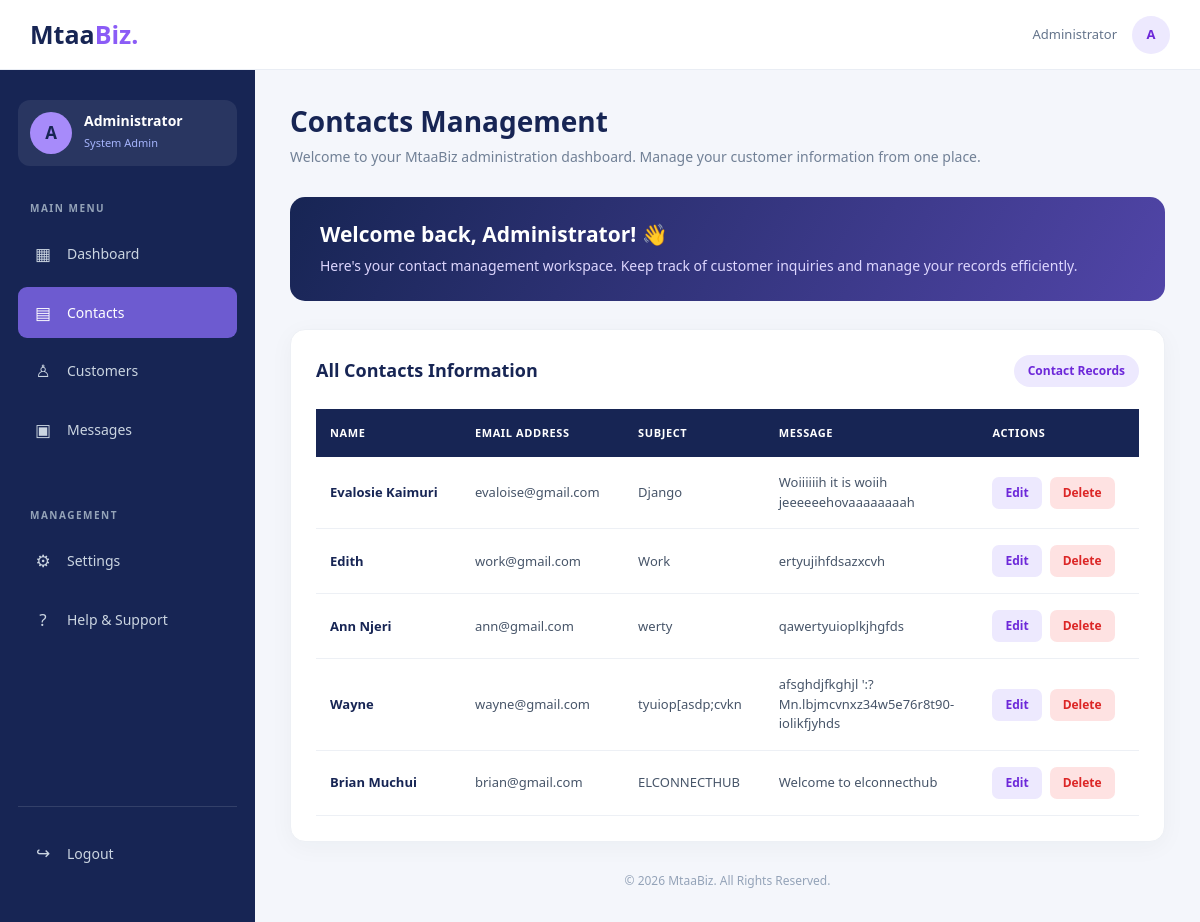
Page /show/ on the committed database.
### myapp/models.py (models this page shows, shortened)
class Contact(models.Model):
     name = models.CharField(max_length=50)
     email = models.EmailField(blank=True, null=True)
     subject = models.CharField(max_length=50)
     message = models.TextField()

### myapp/views.py (the view)
# urls.py: path('show/', views.show, name='show'),
def show(request):
   all = Contact.objects.all()
   return render(request, 'show.html' ,{"all" : all})

### templates/show.html (shortened to what this page needs)
<!DOCTYPE html>
<html lang="en">
<head>
    {% load static %}
    <link rel="stylesheet" href="{% static 'assets/vendor/bootstrap/css/bootstrap.min.css' %}">
</head>
<body>
<header class="topbar">
    <div class="brand">
        Mtaa<span>Biz.</span>
    </div>
    <div class="topbar-right">
        <span>Administrator</span>
        <div class="avatar">A</div>
    </div>
</header>
<div class="dashboard">
    <aside class="sidebar">
        <div class="admin-profile">
            <div class="admin-avatar">A</div>
            <div class="admin-info">
                <h6>Administrator</h6>
                <small>System Admin</small>
            </div>
        </div>
        <div class="menu-heading">MAIN MENU</div>
        <ul class="sidebar-menu">
            <li>
                <a href="#" >
                    <span class="menu-icon">▦</span>
                    Dashboard
                </a>
            </li>
            <li>
                <a href="#" class="active">
                    <span class="menu-icon">▤</span>
                    Contacts
                </a>
            </li>
            <li>
                <a href="#">
                    <span class="menu-icon">♙</span>
                    Customers
                </a>
            </li>
            <li>
                <a href="#">
                    <span class="menu-icon">▣</span>
                    Messages
                </a>
            </li>
        </ul>
        <div class="menu-heading" style="margin-top:30px;">
            MANAGEMENT
        </div>
        <ul class="sidebar-menu">
            <li>
                <a href="#">
                    <span class="menu-icon">⚙</span>
                    Settings
                </a>
            </li>
            <li>
                <a href="#">
                    <span class="menu-icon">?</span>
                    Help & Support
                </a>
            </li>
        </ul>
        <div class="sidebar-bottom">
            <ul class="sidebar-menu">
                <li>
                    <a href="#">
                        <span class="menu-icon">↪</span>
                        Logout
                    </a>
                </li>
            </ul>
        </div>
    </aside>
    <main class="main-content">
        <div class="page-heading">
            <h1>Contacts Management</h1>
            <p>
                Welcome to your MtaaBiz administration dashboard.
                Manage your customer information from one place.
            </p>
        </div>
        <div class="welcome-card">
            <h3>Welcome back, Administrator! 👋</h3>
            <p>
                Here's your contact management workspace.
                Keep track of customer inquiries and manage your records efficiently.
            </p>
        </div>
        <div class="contact-card">
            <div class="card-header-custom">
                <h4>All Contacts Information</h4>
                <span class="contact-count">
                    Contact Records
                </span>
            </div>
            <div class="table-responsive">
                <table class="table">
                    <thead>
                        <tr>
                            <th>Name</th>
                            <th>Email Address</th>
                            <th>Subject</th>
                            <th>Message</th>
                            <th>Actions</th>
                        </tr>
                    </thead>
                    <tbody>
                        {% for contact in all %}
                        <tr>
                            <td class="contact-name">
                                {{ contact.name }}
                            </td>
                            <td>
                                {{ contact.email }}
                            </td>
                            <td>
                                {{ contact.subject }}
                            </td>
                            <td class="message-cell">
                                {{ contact.message }}
                            </td>
                            <td>
                                <div class="d-flex gap-2">
                                    <a href="/edit/{{contact.id}}"
                                       class="btn-edit">
                                        Edit
                                    </a>
                                    <a href="/delete/{{contact.id}}"
                                       class="btn-delete">
                                        Delete
                                    </a>
                                </div>
                            </td>
                        </tr>
                        {% endfor %}
                    </tbody>
                </table>
            </div>
        </div>
        <footer class="footer">
            © 2026 MtaaBiz. All Rights Reserved.
        </footer>
    </main>
</div>
</body>
</html>

### templates/show.html (style rules this page uses)
* { margin: 0; padding: 0; box-sizing: border-box; }
body { font-family: 'Segoe UI', sans-serif; background: #f4f6fb; color: #263248; }
.topbar { height: 70px; background: #ffffff; display: flex; align-items: center; justify-content: space-between; padding: 0 30px; border-bottom: 1px solid #e9edf4; position: sticky; top: 0; z-index: 100; }
.brand { font-size: 25px; font-weight: 800; color: #172554; }
.brand span { color: #8b5cf6; }
.topbar-right { display: flex; align-items: center; gap: 15px; color: #64748b; font-size: 13px; }
.avatar { width: 38px; height: 38px; border-radius: 50%; background: #ede9fe; color: #6d28d9; display: flex; align-items: center; justify-content: center; font-weight: 700; }
.dashboard { display: flex; min-height: calc(100vh - 70px); }
.sidebar { width: 255px; min-width: 255px; background: #172554; color: white; padding: 30px 18px; display: flex; flex-direction: column; }
.admin-profile { display: flex; align-items: center; gap: 12px; padding: 12px; margin-bottom: 35px; background: rgba(255,255,255,0.08); border-radius: 12px; }
.admin-avatar { width: 42px; height: 42px; border-radius: 50%; background: #a78bfa; color: #172554; display: flex; align-items: center; justify-content: center; font-size: 17px; font-weight: 800; }
.admin-info h6 { margin: 0; font-size: 14px; font-weight: 700; }
.admin-info small { color: #a5b4fc; font-size: 11px; }
.menu-heading { color: #94a3b8; font-size: 10px; font-weight: 700; letter-spacing: 1.5px; padding: 0 12px; margin-bottom: 12px; }
.sidebar-menu { list-style: none; padding: 0; }
.sidebar-menu li { margin-bottom: 7px; }
.sidebar-menu a { display: flex; align-items: center; gap: 13px; padding: 13px 14px; border-radius: 9px; text-decoration: none; color: #cbd5e1; font-size: 14px; transition: 0.3s; }
.sidebar-menu a:hover, .sidebar-menu a.active { background: #6d5bd0; color: white; }
.menu-icon { width: 22px; text-align: center; font-size: 17px; }
.sidebar-bottom { margin-top: auto; border-top: 1px solid rgba(255,255,255,0.12); padding-top: 20px; }
.main-content { flex: 1; min-width: 0; padding: 35px; }
.page-heading { margin-bottom: 30px; }
.page-heading h1 { font-size: 28px; font-weight: 750; color: #172554; margin-bottom: 7px; }
.page-heading p { color: #718096; font-size: 14px; }
.welcome-card { background: linear-gradient(120deg, #172554, #5145a8); color: white; padding: 25px 30px; border-radius: 15px; margin-bottom: 28px; }
.welcome-card h3 { font-size: 21px; font-weight: 700; margin-bottom: 8px; }
.welcome-card p { color: #ddd6fe; margin: 0; font-size: 14px; }
.contact-card { background: white; border-radius: 15px; padding: 25px; border: 1px solid #edf0f5; box-shadow: 0 5px 25px rgba(30,41,59,0.04); }
.card-header-custom { display: flex; justify-content: space-between; align-items: center; margin-bottom: 22px; flex-wrap: wrap; gap: 12px; }
.card-header-custom h4 { font-size: 18px; font-weight: 700; color: #172554; margin: 0; }
.contact-count { background: #ede9fe; color: #6d28d9; padding: 7px 14px; border-radius: 25px; font-size: 12px; font-weight: 600; }
.table { margin-bottom: 0; vertical-align: middle; }
.table thead th { background: #172554; color: white; padding: 16px 14px; font-size: 11px; text-transform: uppercase; letter-spacing: 0.6px; border: none; white-space: nowrap; }
.table tbody td { padding: 16px 14px; color: #475569; font-size: 13px; border-bottom: 1px solid #edf0f5; }
.contact-name { font-weight: 700; color: #172554 !important; }
.message-cell { max-width: 200px; overflow-wrap: anywhere; }
.btn-edit { background: #ede9fe; color: #6d28d9; padding: 7px 13px; border-radius: 7px; font-size: 12px; font-weight: 600; text-decoration: none; }
.btn-delete { background: #fee2e2; color: #dc2626; padding: 7px 13px; border-radius: 7px; font-size: 12px; font-weight: 600; text-decoration: none; }
.footer { margin-top: 30px; text-align: center; color: #94a3b8; font-size: 12px; }

### rows in the picture
Contact: name "Evalosie Kaimuri", email "evaloise@gmail.com", subject "Django", message "Woiiiiiih it is woiih jeeeeeehovaaaaaaaah"
Contact: name "Edith", email "work@gmail.com", subject "Work", message "ertyujihfdsazxcvh"
Contact: name "Ann Njeri", email "ann@gmail.com", subject "werty", message "qawertyuioplkjhgfds"
Contact: name "Wayne", email "wayne@gmail.com", subject "tyuiop[asdp;cvkn", message "afsghdjfkghjl ':?Mn.lbjmcvnxz34w5e76r8t90-iolikfjyhds"
Contact: name "Brian Muchui", email "brian@gmail.com", subject "ELCONNECTHUB", message "Welcome to elconnecthub"
